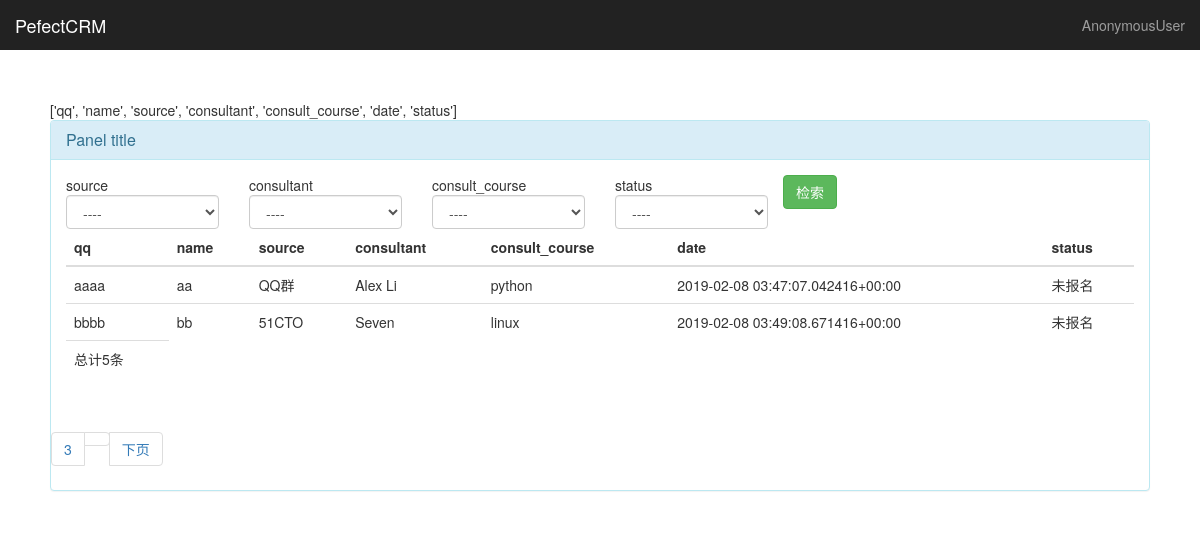
Page /king_admin/crm/customer/ on the committed database.
### crm/models.py (models this page shows, shortened)
class Customer(models.Model):
    name = models.CharField(max_length=32, blank=True, null=True)
    qq = models.CharField(max_length=64, unique=True)
    qq_name = models.CharField(max_length=64, blank=True, null=True)
    phone = models.CharField(max_length=64, blank=True, null=True)
    source_choices = ((0, '转介绍'),
                      (1, 'QQ群'),
                      (2, '官网'),
                      (3, '百度推广'),
                      (4, '51CTO'),
                      (5, '知乎'),
                      (6, '市场推广'),
                      )
    source = models.SmallIntegerField(choices=source_choices)
    referral_from = models.CharField(max_length=64, blank=True, null=True, verbose_name="转介绍人qq")
    consult_course = models.ForeignKey("Course", verbose_name="咨询课程")
    content = models.TextField()
    tags = models.ManyToManyField("Tag", blank=True, null=True)
    status_choices = ((0, '已报名'),
                      (1, '未报名'),
                      )
    status = models.SmallIntegerField(choices=status_choices, default=1)
    consultant = models.ForeignKey("UserProfile")
    memo = models.TextField(blank=True, null=True)
    date = models.DateTimeField(auto_now_add=True)
    class Meta:
        verbose_name = "客户表"
        verbose_name_plural = "客户表"

class UserProfile(models.Model):
    user = models.OneToOneField(User)
    name = models.CharField(max_length=32)
    roles = models.ManyToManyField("Role", blank=True, null=True)
    def __str__(self):
        return self.name
    class Meta:
        verbose_name_plural = "账号表"

class Course(models.Model):
    name = models.CharField(max_length=64, unique=True)
    price = models.PositiveSmallIntegerField()
    period = models.PositiveSmallIntegerField(verbose_name="周期(月)")
    outline = models.TextField()  # 课程大纲
    def __str__(self):
        return self.name
    class Meta:
        verbose_name_plural = "课程表"

### king_admin/views.py (the view)
# urls.py: url(r'^(\w+)/(\w+)/$', views.display_table_objs, name="table_objs"),
def display_table_objs(request, app_name, table_name):
    print("-->", app_name, table_name)
    admin_class = king_admin.enabled_admins[app_name][table_name]
    print(request.GET)
    object_list, filter_conditions = table_filter(request, admin_class)
    paginator = Paginator(object_list, admin_class.list_per_page)
    try:
        query_sets = paginator.page('page')
    except PageNotAnInteger:
        query_sets = paginator.page(1)
    except EmptyPage:
        query_sets = paginator.page(paginator.num_pages)
    return render(request, "king_admin/table_objs.html", {'admin_class': admin_class,
                                                          'query_sets': query_sets,
                                                          'filter_conditions': filter_conditions,})

### king_admin/templatetags/tags.py (called while the page is built)
@register.simple_tag
def build_table_row(obj, admin_class):
    row_ele = ''
    for column in admin_class.list_display:
        field_obj = obj._meta.get_field(column)
        if field_obj.choices:
            column_data = getattr(obj, "get_%s_display" % column)()
        else:
            column_data = getattr(obj, column)
        row_ele += "<td>%s</td>" %column_data
    return mark_safe(row_ele)

@register.simple_tag
def build_paginators(query_sets, filter_conditions):
    page_btns = ''
    filters = ''
    for k, v in filter_conditions.items():
        filters += "&%s=%s" % (k, v)
    added_dot_ele = False
    for page_num in query_sets.paginator.page_range:
        if page_num < 3 or page_num > query_sets.paginator.num_pages -2 or abs(query_sets.number - page_num) <= 1:  # 代表最前或最后2页
            ele_class = ''
            if query_sets.number == page_num:
                added_dot_ele = False
                ele_class = "active"
            page_btns = '''<li class='%s'><a href='?page=%s%s'>%s</li>''' % (
            ele_class, page_num, filters, page_num)
        else:  # 显示...
            if added_dot_ele == 'False':
                page_btns += '<li><a>...</a></li>'
                added_dot_ele = True
    return mark_safe(page_btns)

### king_admin/utils.py (called while the page is built)
def table_filter(request, admin_class):
    filter_conditions = {}
    for k,v in request.GET.items():
        if k == 'page':  # 保留的分页关键字
            continue
        if v:
            filter_conditions[k] = v
    print('filter_conditions', filter_conditions)
    return admin_class.model.objects.filter(**filter_conditions), filter_conditions

### templates/king_admin/table_objs.html (shortened to what this page needs)
{%  extends 'king_admin/table_index.html' %}
{% load tags %}
{% block container %}
    <div class="row">
        {{ admin_class.list_display }}
        <div class="panel panel-info">
            <div class="panel-heading">
                <h3 class="panel-title">Panel title</h3>
            </div>
            <div class="panel-body">
                <div class="row">
                    <form class="" method="get">
                        {% for condition in admin_class.list_filters %}
                            <div class="col-lg-2">
                                <span>{{ condition }}</span>
                                {% render_filter_ele condition admin_class filter_conditions %}
                            </div>
                        {% endfor %}
                        <button type="submit" class="btn btn-success">检索</button>
                    </form>
                </div>
                <table class="table table-hover">
                    <thead>
                        <tr>
                            {% for column in admin_class.list_display %}
                                <th>{{ column }}</th>
                            {% endfor %}
                        </tr>
                    </thead>
                    <tfoot>
                        <tr>
                            <td>总计{{ query_sets.paginator.count }}条</td>
                        </tr>
                    </tfoot>
                    <tbody>
                        {% for obj in query_sets %}
                            <tr>
                                {% build_table_row obj admin_class  %}
                            </tr>
                        {% endfor %}
                    </tbody>
                </table>
            </div>
            <nav>
                <ul class="pagination">
                    {% build_paginators  query_sets filter_conditions%}
                    {% if query_sets.has_next %}
                        <li><a href="?page={{ query_sets.next_page_number }}">下页</a></li>
                    {% endif %}
                </ul>
            </nav>
        </div>
    </div>
{% endblock %}

### statics/css/dashboard.css (style rules this page uses)
body { padding-top: 50px; }

### rows in the picture
Customer: qq+name+source "aaaa aa QQ群 Alex Li python 2019-02-08 03:47:07.042416+00:00 未报名"
Customer: qq+name+source "bbbb bb 51CTO Seven linux 2019-02-08 03:49:08.671416+00:00 未报名"

### other values in the picture
{{ request.user }} "AnonymousUser"
{{ admin_class.list_display }} "['qq', 'name', 'source', 'consultant', 'consult_course', 'date', 'status']"
{{ condition }} "source" "consultant" "consult_course" "status"
{{ column }} "qq" "name" "source" "consultant" "consult_course" "date" "status"
{{ query_sets.paginator.count }} "5"
